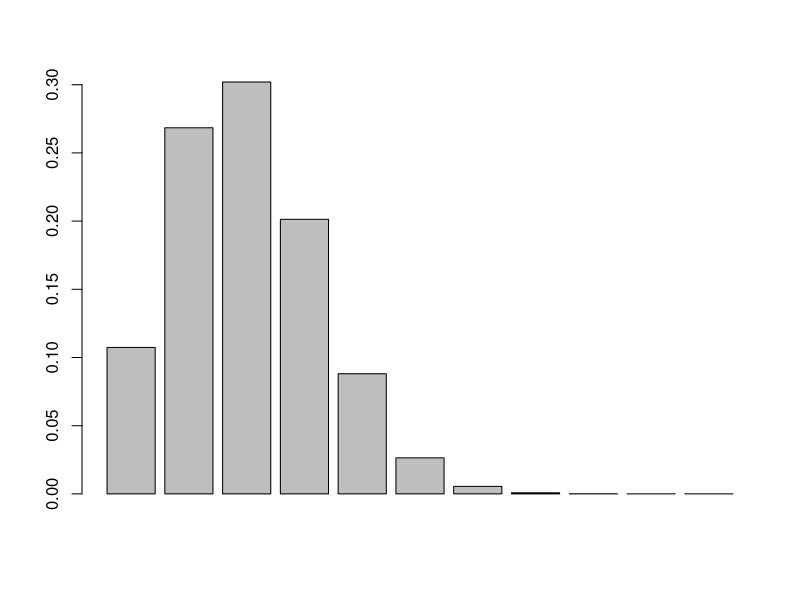
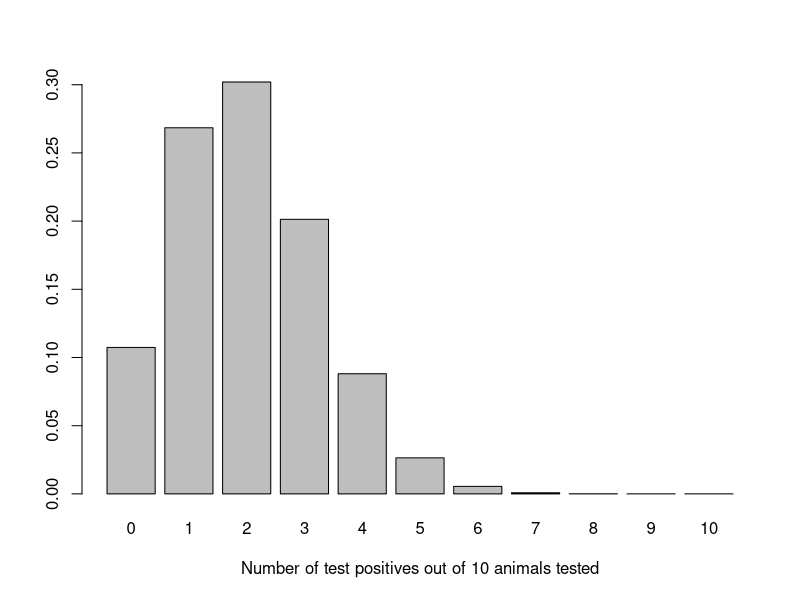
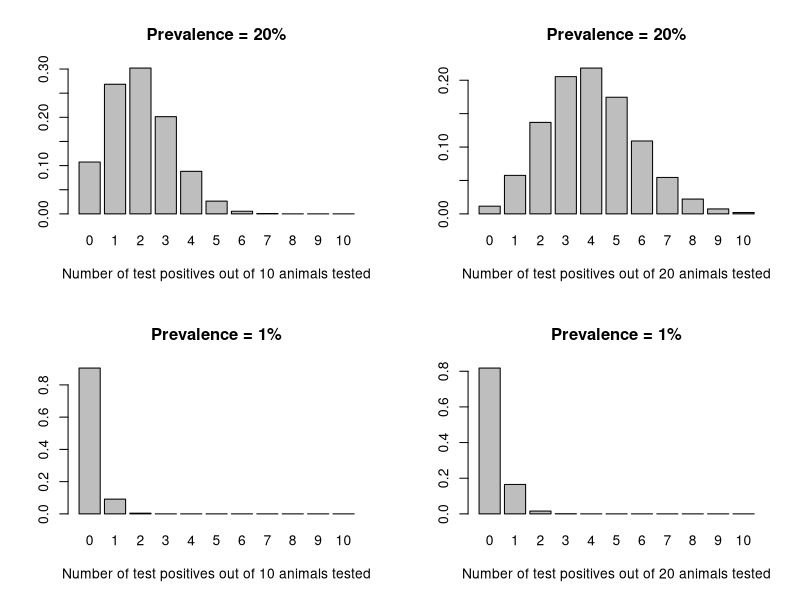
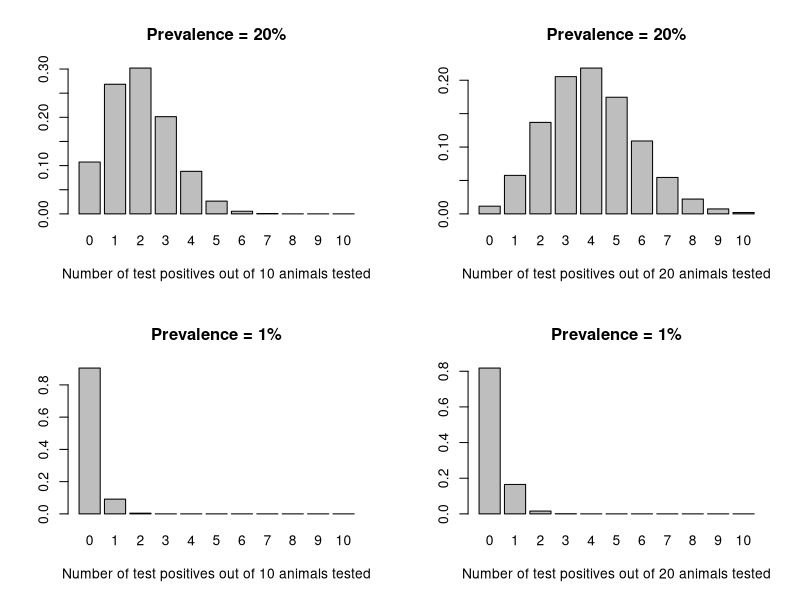

Recreate these plots in R, in order.
## ---- chunk 1
options(htmltools.dir.version = FALSE)
## ---- chunk 2
dbinom(0:10, 10, .2)
## ---- chunk 3
barplot(dbinom(0:10, 10, .2))
## ---- chunk 4
barplot(dbinom(0:10, 10, .2),
        names.arg = 0:10,
        xlab = "Number of test positives out of 10 animals tested")
## ---- chunk 5
par(mfrow = c(2, 2))
# n = 10, pi = 20%
barplot(dbinom(0:10, 10, .2),
        names.arg = 0:10,
        xlab = "Number of test positives out of 10 animals tested",
        main = "Prevalence = 20%")
# n = 20, pi = 20%
barplot(dbinom(0:10, 20, .2),
        names.arg = 0:10,
        xlab = "Number of test positives out of 20 animals tested",
        main = "Prevalence = 20%")
# n = 10, pi = 1%
barplot(dbinom(0:10, 10, .01),
        names.arg = 0:10,
        xlab = "Number of test positives out of 10 animals tested",
        main = "Prevalence = 1%")
# n = 20, pi = 1%
barplot(dbinom(0:10, 20, .01),
        names.arg = 0:10,
        xlab = "Number of test positives out of 20 animals tested",
        main = "Prevalence = 1%")
## ---- chunk 6
par(mfrow = c(2, 2))
barplot(dbinom(0:10, 10, .2),
        names.arg = 0:10,
        xlab = "Number of test positives out of 10 animals tested",
        main = "Prevalence = 20%")

barplot(dbinom(0:10, 20, .2),
        names.arg = 0:10,
        xlab = "Number of test positives out of 20 animals tested",
        main = "Prevalence = 20%")

barplot(dbinom(0:10, 10, .01),
        names.arg = 0:10,
        xlab = "Number of test positives out of 10 animals tested",
        main = "Prevalence = 1%")

barplot(dbinom(0:10, 20, .01),
        names.arg = 0:10,
        xlab = "Number of test positives out of 20 animals tested",
        main = "Prevalence = 1%")
## ---- chunk 7
dbinom(0, 10, .2)
dbinom(0, 20, .2)
dbinom(0, 10, .01)
dbinom(0, 20, .01)
